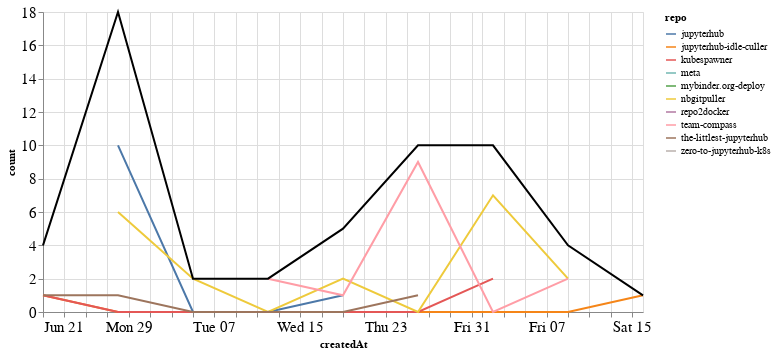

Notebook cell for this chart:
### Markdown cell above
## Comments

### Code cell
comments_time = comments.groupby('repo').resample('W', on='createdAt').count()['author'].reset_index()
comments_time = comments_time.rename(columns={'author': 'count'})
comments_time_total = comments_time.groupby('createdAt').agg({"count": "sum"}).reset_index()
ch1 = alt.Chart(comments_time, width=600).mark_line().encode(
    x='createdAt',
    y='count',
    color='repo',
    tooltip="repo"
)

ch2 = alt.Chart(comments_time_total, width=600).mark_line(color="black").encode(
    x='createdAt',
    y='count',
)

ch1 + ch2

### Figure 1 — Vega-Lite specification as saved in the notebook (floating-point values rounded to 4 significant figures)
{"config": {"axisLeft": {"labelFontSize": 15}, "axisBottom": {"labelFontSize": 15}}, "layer": [{"data": {"name": "data-9058f8bf84f6c12bb11f3b5f048fcaa1"}, "mark": "line", "encoding": {"color": {"type": "nominal", "field": "repo"}, "tooltip": {"type": "nominal", "field": "repo"}, "x": {"type": "temporal", "field": "createdAt"}, "y": {"type": "quantitative", "field": "count"}}, "width": 600}, {"data": {"name": "data-c0aa9f0d23abc65028844e1c924ce259"}, "mark": {"type": "line", "color": "black"}, "encoding": {"x": {"type": "temporal", "field": "createdAt"}, "y": {"type": "quantitative", "field": "count"}}, "width": 600}], "$schema": "https://vega.github.io/schema/vega-lite/v4.8.1.json", "datasets": {"data-9058f8bf84f6c12bb11f3b5f048fcaa1": [{"repo": "jupyterhub", "createdAt": "2020-06-28T00:00:00", "count": 10}, {"repo": "jupyterhub", "createdAt": "2020-07-05T00:00:00", "count": 0}, {"repo": "jupyterhub", "createdAt": "2020-07-12T00:00:00", "count": 0}, {"repo": "jupyterhub", "createdAt": "2020-07-19T00:00:00", "count": 1}, {"repo": "jupyterhub-idle-culler", "createdAt": "2020-06-21T00:00:00", "count": 1}, {"repo": "jupyterhub-idle-culler", "createdAt": "2020-06-28T00:00:00", "count": 0}, {"repo": "jupyterhub-idle-culler", "createdAt": "2020-07-05T00:00:00", "count": 0}, {"repo": "jupyterhub-idle-culler", "createdAt": "2020-07-12T00:00:00", "count": 0}, {"repo": "jupyterhub-idle-culler", "createdAt": "2020-07-19T00:00:00", "count": 0}, {"repo": "jupyterhub-idle-culler", "createdAt": "2020-07-26T00:00:00", "count": 0}, {"repo": "jupyterhub-idle-culler", "createdAt": "2020-08-02T00:00:00", "count": 0}, {"repo": "jupyterhub-idle-culler", "createdAt": "2020-08-09T00:00:00", "count": 0}, {"repo": "jupyterhub-idle-culler", "createdAt": "2020-08-16T00:00:00", "count": 1}, {"repo": "kubespawner", "createdAt": "2020-06-21T00:00:00", "count": 1}, {"repo": "kubespawner", "createdAt": "2020-06-28T00:00:00", "count": 0}, {"repo": "kubespawner", "createdAt": "2020-07-05T00:00:00", "count": 0}, {"repo": "kubespawner", "createdAt": "2020-07-12T00:00:00", "count": 0}, {"repo": "kubespawner", "createdAt": "2020-07-19T00:00:00", "count": 0}, {"repo": "kubespawner", "createdAt": "2020-07-26T00:00:00", "count": 0}, {"repo": "kubespawner", "createdAt": "2020-08-02T00:00:00", "count": 2}, {"repo": "meta", "createdAt": "2020-06-28T00:00:00", "count": 1}, {"repo": "mybinder.org-deploy", "createdAt": "2020-06-21T00:00:00", "count": 1}, {"repo": "nbgitpuller", "createdAt": "2020-06-28T00:00:00", "count": 6}, {"repo": "nbgitpuller", "createdAt": "2020-07-05T00:00:00", "count": 2}, {"repo": "nbgitpuller", "createdAt": "2020-07-12T00:00:00", "count": 0}, {"repo": "nbgitpuller", "createdAt": "2020-07-19T00:00:00", "count": 2}, {"repo": "nbgitpuller", "createdAt": "2020-07-26T00:00:00", "count": 0}, {"repo": "nbgitpuller", "createdAt": "2020-08-02T00:00:00", "count": 7}, {"repo": "nbgitpuller", "createdAt": "2020-08-09T00:00:00", "count": 2}, {"repo": "repo2docker", "createdAt": "2020-07-19T00:00:00", "count": 1}, {"repo": "team-compass", "createdAt": "2020-07-12T00:00:00", "count": 2}, {"repo": "team-compass", "createdAt": "2020-07-19T00:00:00", "count": 1}, {"repo": "team-compass", "createdAt": "2020-07-26T00:00:00", "count": 9}, {"repo": "team-compass", "createdAt": "2020-08-02T00:00:00", "count": 0}, {"repo": "team-compass", "createdAt": "2020-08-09T00:00:00", "count": 2}, {"repo": "the-littlest-jupyterhub", "createdAt": "2020-06-21T00:00:00", "count": 1}, {"repo": "the-littlest-jupyterhub", "createdAt": "2020-06-28T00:00:00", "count": 1}, {"repo": "the-littlest-jupyterhub", "createdAt": "2020-07-05T00:00:00", "count": 0}, {"repo": "the-littlest-jupyterhub", "createdAt": "2020-07-12T00:00:00", "count": 0}, {"repo": "the-littlest-jupyterhub", "createdAt": "2020-07-19T00:00:00", "count": 0}, {"repo": "the-littlest-jupyterhub", "createdAt": "2020-07-26T00:00:00", "count": 1}, {"repo": "zero-to-jupyterhub-k8s", "createdAt": "2020-08-02T00:00:00", "count": 1}], "data-c0aa9f0d23abc65028844e1c924ce259": [{"createdAt": "2020-06-21T00:00:00", "count": 4}, {"createdAt": "2020-06-28T00:00:00", "count": 18}, {"createdAt": "2020-07-05T00:00:00", "count": 2}, {"createdAt": "2020-07-12T00:00:00", "count": 2}, {"createdAt": "2020-07-19T00:00:00", "count": 5}, {"createdAt": "2020-07-26T00:00:00", "count": 10}, {"createdAt": "2020-08-02T00:00:00", "count": 10}, {"createdAt": "2020-08-09T00:00:00", "count": 4}, {"createdAt": "2020-08-16T00:00:00", "count": 1}]}}
